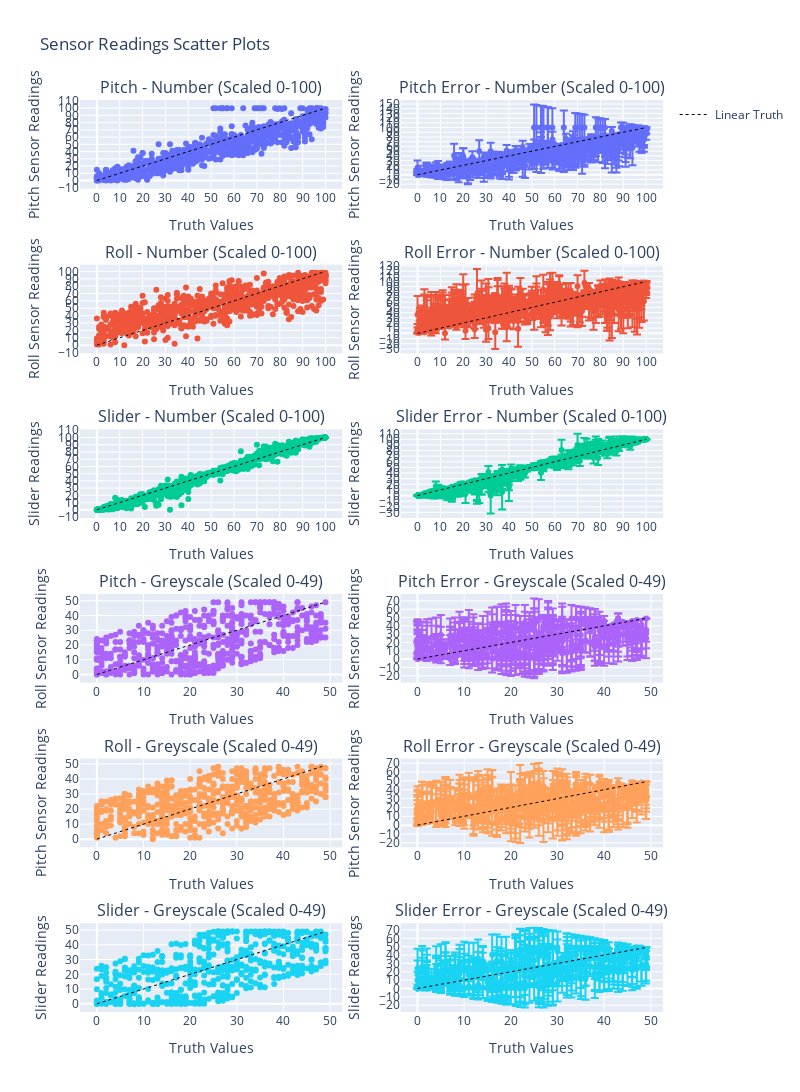

Here is the notebook cell this chart was saved with:
### Code cell
g_pitch_greyscale_df = df[(df["experiment_type"] == "gesture_pitch_greyscale")]
g_pitch_number_df = df[(df["experiment_type"] == "gesture_pitch_number")]
g_roll_greyscale_df = df[(df["experiment_type"] == "gesture_roll_greyscale")]
g_roll_number_df = df[(df["experiment_type"] == "gesture_roll_number")]
g_slider_greyscale_df = df[(df["experiment_type"] == "slider_greyscale")]
g_slider_number_df = df[(df["experiment_type"] == "slider_number")]

fig = sp.make_subplots(rows=6, cols=2, subplot_titles=(
    'Pitch - Number (Scaled 0-100)',
    'Pitch Error - Number (Scaled 0-100)',
    'Roll - Number (Scaled 0-100)',
    'Roll Error - Number (Scaled 0-100)',
    'Slider - Number (Scaled 0-100)',
    'Slider Error - Number (Scaled 0-100)',
    'Pitch - Greyscale (Scaled 0-49)',
    'Pitch Error - Greyscale (Scaled 0-49)',
    'Roll - Greyscale (Scaled 0-49)',
    'Roll Error - Greyscale (Scaled 0-49)',
    'Slider - Greyscale (Scaled 0-49)',
    'Slider Error - Greyscale (Scaled 0-49)'
))

def add_scatter_with_equal_axes(df, truth_info, error_y, scale, row, col, fig):
    legend_repeated = row < 2 and col < 2
    trace = px.scatter(df, x="truth", y=truth_info['truth'], error_y=error_y, color_discrete_sequence=[px.colors.qualitative.Plotly[row - 1]]).data[0]
    fig.add_trace(trace, row=row, col=col)
    fig.update_xaxes(tickmode='linear', dtick=10, row=row, col=col)
    fig.update_yaxes(tickmode='linear', dtick=10, row=row, col=col)
    fig.add_shape(
        type="line",
        x0=0, y0=0, x1=scale, y1=scale,
        line=dict(color="Black", width=1, dash="dot"),
        row=row, col=col,
        showlegend=legend_repeated,
        name="Linear Truth")

add_scatter_with_equal_axes(g_pitch_number_df, experiment_truth_type["gesture_pitch_number"], None, scale_type["gesture_pitch_number"], 1, 1, fig)
add_scatter_with_equal_axes(g_pitch_number_df, experiment_truth_type["gesture_pitch_number"], experiment_truth_type["gesture_pitch_number"]["truth_diff"], scale_type["gesture_pitch_number"], 1, 2, fig)

add_scatter_with_equal_axes(g_roll_number_df, experiment_truth_type["gesture_roll_number"], None, scale_type["gesture_roll_number"], 2, 1, fig)
add_scatter_with_equal_axes(g_roll_number_df, experiment_truth_type["gesture_roll_number"], experiment_truth_type["gesture_roll_number"]["truth_diff"], scale_type["gesture_roll_number"], 2, 2, fig)

add_scatter_with_equal_axes(g_slider_number_df, experiment_truth_type["slider_number"], None, scale_type["slider_number"], 3, 1, fig)
add_scatter_with_equal_axes(g_slider_number_df, experiment_truth_type["slider_number"], experiment_truth_type["slider_number"]["truth_diff"], scale_type["slider_number"], 3, 2, fig)

add_scatter_with_equal_axes(g_pitch_greyscale_df, experiment_truth_type["gesture_pitch_greyscale"], None, scale_type["gesture_pitch_greyscale"], 4, 1, fig)
add_scatter_with_equal_axes(g_pitch_greyscale_df, experiment_truth_type["gesture_pitch_greyscale"], experiment_truth_type["gesture_pitch_greyscale"]["truth_diff"], scale_type["gesture_pitch_greyscale"], 4, 2, fig)

add_scatter_with_equal_axes(g_roll_greyscale_df, experiment_truth_type["gesture_roll_greyscale"], None, scale_type["gesture_roll_greyscale"], 5, 1, fig)
add_scatter_with_equal_axes(g_roll_greyscale_df, experiment_truth_type["gesture_roll_greyscale"], experiment_truth_type["gesture_roll_greyscale"]["truth_diff"], scale_type["gesture_roll_greyscale"], 5, 2, fig)

add_scatter_with_equal_axes(g_slider_greyscale_df, experiment_truth_type["slider_greyscale"], None, scale_type["slider_greyscale"], 6, 1, fig)
add_scatter_with_equal_axes(g_slider_greyscale_df, experiment_truth_type["slider_greyscale"], experiment_truth_type["slider_greyscale"]["truth_diff"], scale_type["slider_greyscale"], 6, 2, fig)

fig.update_layout(height=6*400, width=2*400, title_text="Sensor Readings Scatter Plots")
fig.update_xaxes(title_text="Truth Values")
fig.update_yaxes(title_text="Sensor Readings")

fig['layout']['yaxis1'].update(title='Pitch Sensor Readings')
fig['layout']['yaxis2'].update(title='Pitch Sensor Readings')
fig['layout']['yaxis3'].update(title='Roll Sensor Readings')
fig['layout']['yaxis4'].update(title='Roll Sensor Readings')
fig['layout']['yaxis5'].update(title='Slider Readings')
fig['layout']['yaxis6'].update(title='Slider Readings')
fig['layout']['yaxis7'].update(title='Roll Sensor Readings')
fig['layout']['yaxis8'].update(title='Roll Sensor Readings')
fig['layout']['yaxis9'].update(title='Pitch Sensor Readings')
fig['layout']['yaxis10'].update(title='Pitch Sensor Readings')
fig['layout']['yaxis11'].update(title='Slider Readings')
fig['layout']['yaxis12'].update(title='Slider Readings')

fig.show()

### Figure 1 — Plotly figure (JSON) as saved in the notebook; plotly's stock layout.template omitted (floating-point values rounded to 4 significant figures; data arrays with more than 128 entries replaced by an {"elided": "..."} marker saying what was removed)
{"data": [{"hovertemplate": "truth=%{x}<br>pitch_truth=%{y}<extra></extra>", "legendgroup": "", "marker": {"color": "#636EFA", "symbol": "circle"}, "mode": "markers", "name": "", "orientation": "v", "showlegend": false, "type": "scatter", "x": {"elided": "786 int values"}, "xaxis": "x", "y": {"elided": "786 int values"}, "yaxis": "y"}, {"error_y": {"array": {"elided": "786 int values"}}, "hovertemplate": "truth=%{x}<br>pitch_truth=%{y}<extra></extra>", "legendgroup": "", "marker": {"color": "#636EFA", "symbol": "circle"}, "mode": "markers", "name": "", "orientation": "v", "showlegend": false, "type": "scatter", "x": {"elided": "786 int values"}, "xaxis": "x2", "y": {"elided": "786 int values"}, "yaxis": "y2"}, {"hovertemplate": "truth=%{x}<br>roll_truth=%{y}<extra></extra>", "legendgroup": "", "marker": {"color": "#EF553B", "symbol": "circle"}, "mode": "markers", "name": "", "orientation": "v", "showlegend": false, "type": "scatter", "x": {"elided": "795 int values"}, "xaxis": "x3", "y": {"elided": "795 int values"}, "yaxis": "y3"}, {"error_y": {"array": {"elided": "795 int values"}}, "hovertemplate": "truth=%{x}<br>roll_truth=%{y}<extra></extra>", "legendgroup": "", "marker": {"color": "#EF553B", "symbol": "circle"}, "mode": "markers", "name": "", "orientation": "v", "showlegend": false, "type": "scatter", "x": {"elided": "795 int values"}, "xaxis": "x4", "y": {"elided": "795 int values"}, "yaxis": "y4"}, {"hovertemplate": "truth=%{x}<br>value=%{y}<extra></extra>", "legendgroup": "", "marker": {"color": "#00CC96", "symbol": "circle"}, "mode": "markers", "name": "", "orientation": "v", "showlegend": false, "type": "scatter", "x": {"elided": "798 int values"}, "xaxis": "x5", "y": {"elided": "798 float values"}, "yaxis": "y5"}, {"error_y": {"array": {"elided": "798 float values"}}, "hovertemplate": "truth=%{x}<br>value=%{y}<extra></extra>", "legendgroup": "", "marker": {"color": "#00CC96", "symbol": "circle"}, "mode": "markers", "name": "", "orientation": "v", "showlegend": false, "type": "scatter", "x": {"elided": "798 int values"}, "xaxis": "x6", "y": {"elided": "798 float values"}, "yaxis": "y6"}, {"hovertemplate": "truth=%{x}<br>pitch_truth=%{y}<extra></extra>", "legendgroup": "", "marker": {"color": "#AB63FA", "symbol": "circle"}, "mode": "markers", "name": "", "orientation": "v", "showlegend": false, "type": "scatter", "x": {"elided": "565 int values"}, "xaxis": "x7", "y": {"elided": "565 int values"}, "yaxis": "y7"}, {"error_y": {"array": {"elided": "565 int values"}}, "hovertemplate": "truth=%{x}<br>pitch_truth=%{y}<extra></extra>", "legendgroup": "", "marker": {"color": "#AB63FA", "symbol": "circle"}, "mode": "markers", "name": "", "orientation": "v", "showlegend": false, "type": "scatter", "x": {"elided": "565 int values"}, "xaxis": "x8", "y": {"elided": "565 int values"}, "yaxis": "y8"}, {"hovertemplate": "truth=%{x}<br>roll_truth=%{y}<extra></extra>", "legendgroup": "", "marker": {"color": "#FFA15A", "symbol": "circle"}, "mode": "markers", "name": "", "orientation": "v", "showlegend": false, "type": "scatter", "x": {"elided": "606 int values"}, "xaxis": "x9", "y": {"elided": "606 int values"}, "yaxis": "y9"}, {"error_y": {"array": {"elided": "606 int values"}}, "hovertemplate": "truth=%{x}<br>roll_truth=%{y}<extra></extra>", "legendgroup": "", "marker": {"color": "#FFA15A", "symbol": "circle"}, "mode": "markers", "name": "", "orientation": "v", "showlegend": false, "type": "scatter", "x": {"elided": "606 int values"}, "xaxis": "x10", "y": {"elided": "606 int values"}, "yaxis": "y10"}, {"hovertemplate": "truth=%{x}<br>value=%{y}<extra></extra>", "legendgroup": "", "marker": {"color": "#19D3F3", "symbol": "circle"}, "mode": "markers", "name": "", "orientation": "v", "showlegend": false, "type": "scatter", "x": {"elided": "567 int values"}, "xaxis": "x11", "y": {"elided": "567 float values"}, "yaxis": "y11"}, {"error_y": {"array": {"elided": "567 float values"}}, "hovertemplate": "truth=%{x}<br>value=%{y}<extra></extra>", "legendgroup": "", "marker": {"color": "#19D3F3", "symbol": "circle"}, "mode": "markers", "name": "", "orientation": "v", "showlegend": false, "type": "scatter", "x": {"elided": "567 int values"}, "xaxis": "x12", "y": {"elided": "567 float values"}, "yaxis": "y12"}], "layout": {"annotations": [{"font": {"size": 16}, "showarrow": false, "text": "Pitch - Number (Scaled 0-100)", "x": 0.225, "xanchor": "center", "xref": "paper", "y": 1.0, "yanchor": "bottom", "yref": "paper"}, {"font": {"size": 16}, "showarrow": false, "text": "Pitch Error - Number (Scaled 0-100)", "x": 0.775, "xanchor": "center", "xref": "paper", "y": 1.0, "yanchor": "bottom", "yref": "paper"}, {"font": {"size": 16}, "showarrow": false, "text": "Roll - Number (Scaled 0-100)", "x": 0.225, "xanchor": "center", "xref": "paper", "y": 0.8194, "yanchor": "bottom", "yref": "paper"}, {"font": {"size": 16}, "showarrow": false, "text": "Roll Error - Number (Scaled 0-100)", "x": 0.775, "xanchor": "center", "xref": "paper", "y": 0.8194, "yanchor": "bottom", "yref": "paper"}, {"font": {"size": 16}, "showarrow": false, "text": "Slider - Number (Scaled 0-100)", "x": 0.225, "xanchor": "center", "xref": "paper", "y": 0.6389, "yanchor": "bottom", "yref": "paper"}, {"font": {"size": 16}, "showarrow": false, "text": "Slider Error - Number (Scaled 0-100)", "x": 0.775, "xanchor": "center", "xref": "paper", "y": 0.6389, "yanchor": "bottom", "yref": "paper"}, {"font": {"size": 16}, "showarrow": false, "text": "Pitch - Greyscale (Scaled 0-49)", "x": 0.225, "xanchor": "center", "xref": "paper", "y": 0.4583, "yanchor": "bottom", "yref": "paper"}, {"font": {"size": 16}, "showarrow": false, "text": "Pitch Error - Greyscale (Scaled 0-49)", "x": 0.775, "xanchor": "center", "xref": "paper", "y": 0.4583, "yanchor": "bottom", "yref": "paper"}, {"font": {"size": 16}, "showarrow": false, "text": "Roll - Greyscale (Scaled 0-49)", "x": 0.225, "xanchor": "center", "xref": "paper", "y": 0.2778, "yanchor": "bottom", "yref": "paper"}, {"font": {"size": 16}, "showarrow": false, "text": "Roll Error - Greyscale (Scaled 0-49)", "x": 0.775, "xanchor": "center", "xref": "paper", "y": 0.2778, "yanchor": "bottom", "yref": "paper"}, {"font": {"size": 16}, "showarrow": false, "text": "Slider - Greyscale (Scaled 0-49)", "x": 0.225, "xanchor": "center", "xref": "paper", "y": 0.09722, "yanchor": "bottom", "yref": "paper"}, {"font": {"size": 16}, "showarrow": false, "text": "Slider Error - Greyscale (Scaled 0-49)", "x": 0.775, "xanchor": "center", "xref": "paper", "y": 0.09722, "yanchor": "bottom", "yref": "paper"}], "height": 2400, "shapes": [{"line": {"color": "Black", "dash": "dot", "width": 1}, "name": "Linear Truth", "showlegend": true, "type": "line", "x0": 0, "x1": 100, "xref": "x", "y0": 0, "y1": 100, "yref": "y"}, {"line": {"color": "Black", "dash": "dot", "width": 1}, "name": "Linear Truth", "showlegend": false, "type": "line", "x0": 0, "x1": 100, "xref": "x2", "y0": 0, "y1": 100, "yref": "y2"}, {"line": {"color": "Black", "dash": "dot", "width": 1}, "name": "Linear Truth", "showlegend": false, "type": "line", "x0": 0, "x1": 100, "xref": "x3", "y0": 0, "y1": 100, "yref": "y3"}, {"line": {"color": "Black", "dash": "dot", "width": 1}, "name": "Linear Truth", "showlegend": false, "type": "line", "x0": 0, "x1": 100, "xref": "x4", "y0": 0, "y1": 100, "yref": "y4"}, {"line": {"color": "Black", "dash": "dot", "width": 1}, "name": "Linear Truth", "showlegend": false, "type": "line", "x0": 0, "x1": 100, "xref": "x5", "y0": 0, "y1": 100, "yref": "y5"}, {"line": {"color": "Black", "dash": "dot", "width": 1}, "name": "Linear Truth", "showlegend": false, "type": "line", "x0": 0, "x1": 100, "xref": "x6", "y0": 0, "y1": 100, "yref": "y6"}, {"line": {"color": "Black", "dash": "dot", "width": 1}, "name": "Linear Truth", "showlegend": false, "type": "line", "x0": 0, "x1": 49, "xref": "x7", "y0": 0, "y1": 49, "yref": "y7"}, {"line": {"color": "Black", "dash": "dot", "width": 1}, "name": "Linear Truth", "showlegend": false, "type": "line", "x0": 0, "x1": 49, "xref": "x8", "y0": 0, "y1": 49, "yref": "y8"}, {"line": {"color": "Black", "dash": "dot", "width": 1}, "name": "Linear Truth", "showlegend": false, "type": "line", "x0": 0, "x1": 49, "xref": "x9", "y0": 0, "y1": 49, "yref": "y9"}, {"line": {"color": "Black", "dash": "dot", "width": 1}, "name": "Linear Truth", "showlegend": false, "type": "line", "x0": 0, "x1": 49, "xref": "x10", "y0": 0, "y1": 49, "yref": "y10"}, {"line": {"color": "Black", "dash": "dot", "width": 1}, "name": "Linear Truth", "showlegend": false, "type": "line", "x0": 0, "x1": 49, "xref": "x11", "y0": 0, "y1": 49, "yref": "y11"}, {"line": {"color": "Black", "dash": "dot", "width": 1}, "name": "Linear Truth", "showlegend": false, "type": "line", "x0": 0, "x1": 49, "xref": "x12", "y0": 0, "y1": 49, "yref": "y12"}], "title": {"text": "Sensor Readings Scatter Plots"}, "width": 800, "xaxis": {"anchor": "y", "domain": [0, 0.45], "dtick": 10, "tickmode": "linear", "title": {"text": "Truth Values"}}, "xaxis10": {"anchor": "y10", "domain": [0.55, 1], "dtick": 10, "tickmode": "linear", "title": {"text": "Truth Values"}}, "xaxis11": {"anchor": "y11", "domain": [0, 0.45], "dtick": 10, "tickmode": "linear", "title": {"text": "Truth Values"}}, "xaxis12": {"anchor": "y12", "domain": [0.55, 1], "dtick": 10, "tickmode": "linear", "title": {"text": "Truth Values"}}, "xaxis2": {"anchor": "y2", "domain": [0.55, 1], "dtick": 10, "tickmode": "linear", "title": {"text": "Truth Values"}}, "xaxis3": {"anchor": "y3", "domain": [0, 0.45], "dtick": 10, "tickmode": "linear", "title": {"text": "Truth Values"}}, "xaxis4": {"anchor": "y4", "domain": [0.55, 1], "dtick": 10, "tickmode": "linear", "title": {"text": "Truth Values"}}, "xaxis5": {"anchor": "y5", "domain": [0, 0.45], "dtick": 10, "tickmode": "linear", "title": {"text": "Truth Values"}}, "xaxis6": {"anchor": "y6", "domain": [0.55, 1], "dtick": 10, "tickmode": "linear", "title": {"text": "Truth Values"}}, "xaxis7": {"anchor": "y7", "domain": [0, 0.45], "dtick": 10, "tickmode": "linear", "title": {"text": "Truth Values"}}, "xaxis8": {"anchor": "y8", "domain": [0.55, 1], "dtick": 10, "tickmode": "linear", "title": {"text": "Truth Values"}}, "xaxis9": {"anchor": "y9", "domain": [0, 0.45], "dtick": 10, "tickmode": "linear", "title": {"text": "Truth Values"}}, "yaxis": {"anchor": "x", "domain": [0.9028, 1.0], "dtick": 10, "tickmode": "linear", "title": {"text": "Pitch Sensor Readings"}}, "yaxis10": {"anchor": "x10", "domain": [0.1806, 0.2778], "dtick": 10, "tickmode": "linear", "title": {"text": "Pitch Sensor Readings"}}, "yaxis11": {"anchor": "x11", "domain": [0, 0.09722], "dtick": 10, "tickmode": "linear", "title": {"text": "Slider Readings"}}, "yaxis12": {"anchor": "x12", "domain": [0, 0.09722], "dtick": 10, "tickmode": "linear", "title": {"text": "Slider Readings"}}, "yaxis2": {"anchor": "x2", "domain": [0.9028, 1.0], "dtick": 10, "tickmode": "linear", "title": {"text": "Pitch Sensor Readings"}}, "yaxis3": {"anchor": "x3", "domain": [0.7222, 0.8194], "dtick": 10, "tickmode": "linear", "title": {"text": "Roll Sensor Readings"}}, "yaxis4": {"anchor": "x4", "domain": [0.7222, 0.8194], "dtick": 10, "tickmode": "linear", "title": {"text": "Roll Sensor Readings"}}, "yaxis5": {"anchor": "x5", "domain": [0.5417, 0.6389], "dtick": 10, "tickmode": "linear", "title": {"text": "Slider Readings"}}, "yaxis6": {"anchor": "x6", "domain": [0.5417, 0.6389], "dtick": 10, "tickmode": "linear", "title": {"text": "Slider Readings"}}, "yaxis7": {"anchor": "x7", "domain": [0.3611, 0.4583], "dtick": 10, "tickmode": "linear", "title": {"text": "Roll Sensor Readings"}}, "yaxis8": {"anchor": "x8", "domain": [0.3611, 0.4583], "dtick": 10, "tickmode": "linear", "title": {"text": "Roll Sensor Readings"}}, "yaxis9": {"anchor": "x9", "domain": [0.1806, 0.2778], "dtick": 10, "tickmode": "linear", "title": {"text": "Pitch Sensor Readings"}}}}
